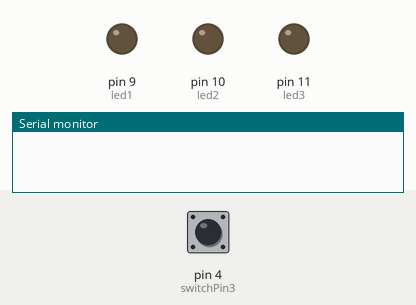
This sketch was run on a simulated Arduino Uno, built with avr-gcc and run on an emulated ATmega328P. Shown: output pins drawn as LEDs (lit = HIGH), the last lines printed to the serial monitor. Inputs (shaded band) come from the test bench; at power-on: pin 4 (switchPin3) LOW.

Above: at 1.2 s.
1.3 s: pin 4 (switchPin3) pulled HIGH for 0.15 s
At 2.5 s:
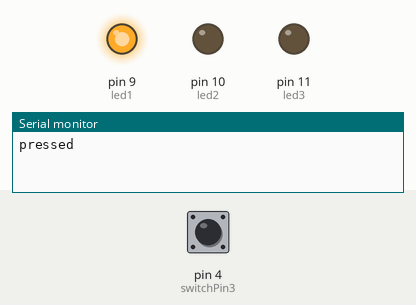
2.9 s: pin 4 (switchPin3) pulled HIGH for 1 s
At 3.7 s:
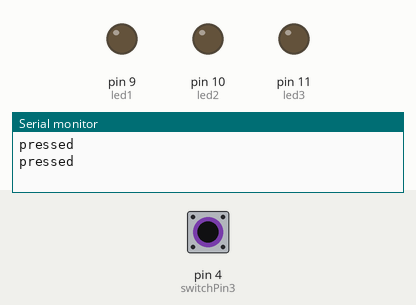
5.4 s: pin 4 (switchPin3) pulled HIGH for 3.2 s
At 6.8 s:
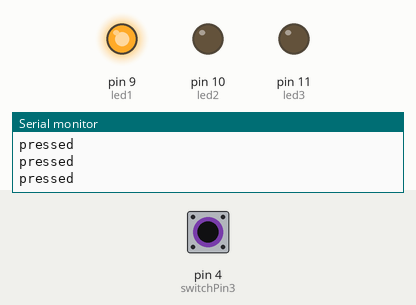
Timing chart, 0 to 8.4 s (numbered marks = the images above; inputs shaded):
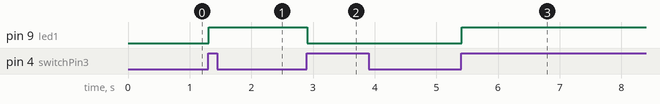

The sketch:

exp7.ino
```cpp
int led1= 9;
int led2= 10;
int led3= 11;

int switchPin1=2;
int switchPin2=3;
int switchPin3=4;

int val1= 0;
int val2= 0;
int val3= 0;

bool led1state= 0;
bool led2state= 0;
bool led3state= 0;

bool state= 0;


void setup(){
  pinMode(led1, OUTPUT);
  pinMode(led2, OUTPUT);
  pinMode(led3, OUTPUT);

  pinMode(switchPin1, INPUT);
  pinMode(switchPin2,INPUT);
  pinMode(switchPin3, INPUT);
  Serial.begin(9600);

}

void loop(){
  val1= digitalRead(switchPin3);
  if(val1==HIGH&& state==0)
  {
    delay(10);
    if(digitalRead(switchPin3)==HIGH){
       state=1;
    led1state= !led1state;
    digitalWrite(led1,led1state);
    Serial.println("pressed");

    }
    // digitalWrite(led1,HIGH);


  }

  if(val1==LOW){
    state=0;
  }
  // val2= digitalRead(switchPin2);
  // if(val2==HIGH)
  // {
  //   digitalWrite(led2,HIGH);
  //   led2state= !led2state;
  // }
  // val3= digitalRead(switchPin3);
  // if(val3==HIGH)
  // {
  //   digitalWrite(led3,HIGH);
  //   led3state= !led3state;
  // }
}
```

Measured:
- after the input at 1.3 s, pin 9 (led1): LOW → HIGH at once
- after the input at 2.9 s, pin 9 (led1): HIGH → LOW at once
- after the input at 5.4 s, pin 9 (led1): LOW → HIGH at once
